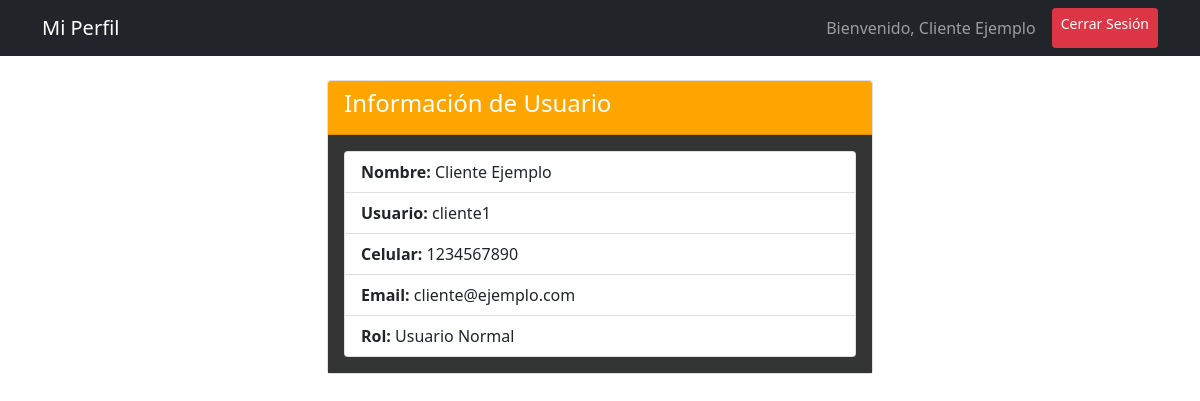
Screenshot of /perfil (signed in) with the database file from the repository.
### app.py (models this page shows, shortened)
class Usuario(db.Model):
    __tablename__ = 'usuarios'
    id = db.Column(db.Integer, primary_key=True)
    nombre = db.Column(db.String(100), nullable=False)
    usuario = db.Column(db.String(50), unique=True, nullable=False)
    celular = db.Column(db.String(20), nullable=False)
    email = db.Column(db.String(100), unique=True, nullable=False)
    password_hash = db.Column(db.String(200), nullable=False)
    es_admin = db.Column(db.Boolean, default=False)
    es_cliente = db.Column(db.Boolean, default=False)
    saldo_ficticio = db.Column(db.Float, default=1000.00)
    fecha_registro = db.Column(db.DateTime, default=datetime.utcnow)
    @property
    def is_authenticated(self):
        return True

### app.py (the view)
@app.route('/perfil')
@login_required
def perfil():
    return render_template('perfil.html', usuario=current_user)

### app.py (called while the page is built)
@login_manager.user_loader
def load_user(user_id):
    return Usuario.query.get(int(user_id))

### templates/perfil.html (shortened to what this page needs)
<!DOCTYPE html>
<html lang="es">
<head>
    <link href="https://cdn.jsdelivr.net/npm/bootstrap@5.1.3/dist/css/bootstrap.min.css" rel="stylesheet">
</head>
<body>
    <nav class="navbar navbar-dark bg-dark">
        <div class="container">
            <span class="navbar-brand">Mi Perfil</span>
            <div class="d-flex">
                <span class="navbar-text me-3">Bienvenido, {{ usuario.nombre }}</span>
                <a href="{{ url_for('logout') }}" class="btn btn-danger btn-sm">Cerrar Sesión</a>
            </div>
        </div>
    </nav>
    <div class="container mt-4">
        <div class="row justify-content-center">
            <div class="col-md-6">
                <div class="card">
                    <div class="card-header text-white" style="background-color: orange;">
                        <h4>Información de Usuario</h4>
                    </div>
                    <div class="card-body" style="background-color: rgb(51, 53, 52);">
                        <ul class="list-group">
                            <li class="list-group-item"><strong>Nombre:</strong> {{ usuario.nombre }}</li>
                            <li class="list-group-item"><strong>Usuario:</strong> {{ usuario.usuario }}</li>
                            <li class="list-group-item"><strong>Celular:</strong> {{ usuario.celular }}</li>
                            <li class="list-group-item"><strong>Email:</strong> {{ usuario.email }}</li>
                            <li class="list-group-item"><strong>Rol:</strong>
                                {% if usuario.es_admin %}
                                    Administrador
                                {% else %}
                                    Usuario Normal
                                {% endif %}
                            </li>
                        </ul>
                    </div>
                </div>
            </div>
        </div>
    </div>
</body>
</html>

### rows the page displays
Usuario: nombre "Cliente Ejemplo", usuario "cliente1", celular "1234567890", email "cliente@ejemplo.com"
